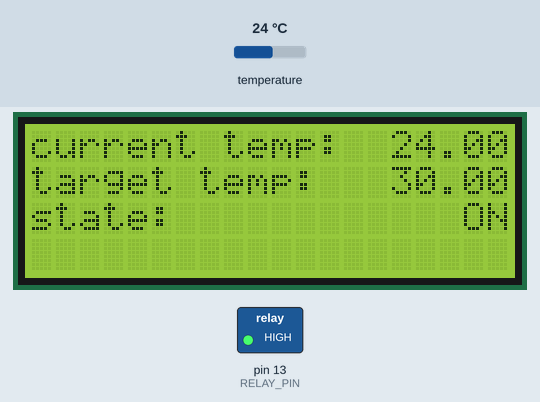
Simulated run of this sketch. Board: Arduino Uno, built with avr-gcc and run on an emulated ATmega328P. Shown: 20×4 character LCD, switched loads named in the sketch (green lamp = pin HIGH). The test bench sets the inputs (shaded band); at power-on: temperature 24 °C.

Above: at 1.2 s.
1.3 s: temperature set to 12 °C
At 2.4 s:
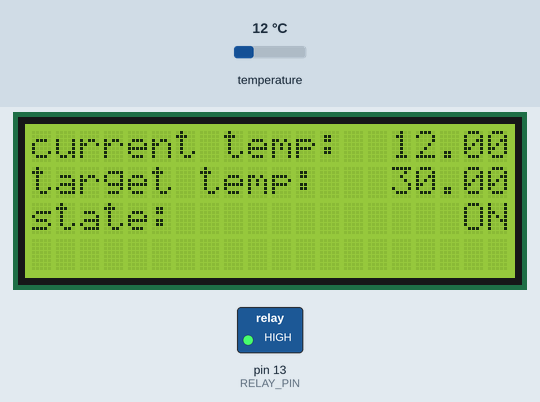
3.1 s: temperature set to 19 °C
4.6 s: temperature set to 28 °C
At 5.9 s:
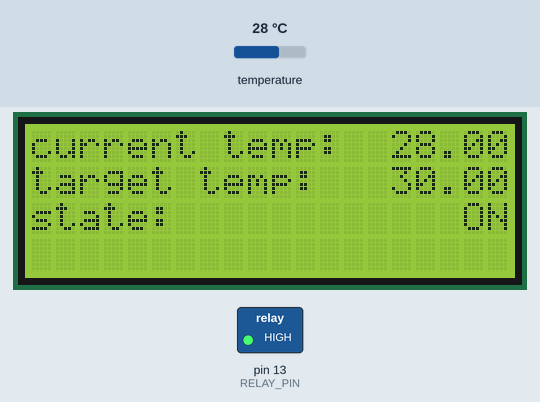
Timing chart, 0 to 7.6 s (numbered marks = the images above; inputs shaded):
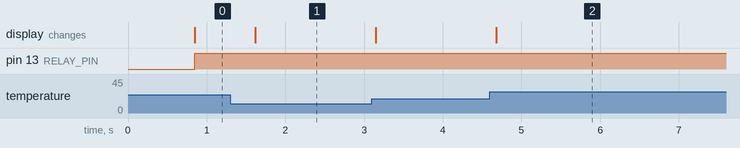

Measured:
- after the input at 1.3 s, the display: changes after 0.31 s (image 1)
- after the input at 4.6 s, the display: changes after 0.08 s (image 2)

The sketch:

arduino_temperature_control.pde
```cpp
#include <DallasTemperature.h>
#include <LiquidCrystal.h>
#include <OneWire.h>

LiquidCrystal lcd(7, 8, 9, 10, 11, 12);

OneWire oneWire(2);
DallasTemperature sensors(&oneWire);

const float TARGET_TEMP = 30.0;
const int RELAY_PIN = 13;
const float DELTA = 0.1;
const int WARM_TIME = 1;
const int ON = 1;
const int OFF = 0;
int state = OFF;
int startWarming = 0;

void setup() {
  lcd.begin(20, 4);
  lcd.print("current temp:");
  lcd.setCursor(0, 1);
  lcd.print("target temp: ");
  lcd.setCursor(15, 1);
  lcd.print(TARGET_TEMP);
  lcd.setCursor(0, 2);
  lcd.print("state:");
  lcd.setCursor(17, 2);
  lcd.print("OFF");
  sensors.begin();
  pinMode(RELAY_PIN, OUTPUT);
  digitalWrite(RELAY_PIN, LOW);
}

void loop() {
  // read current temperature
  sensors.requestTemperatures();
  float temp = sensors.getTempCByIndex(0);
  lcd.setCursor(15, 0);
  lcd.print(temp);

  // decide wether we nee to warm more
  if ((state == ON)
      && ((startWarming + WARM_TIME) < millis()/1000)) {
    digitalWrite(RELAY_PIN, LOW);
    state = OFF;
    lcd.setCursor(17, 2);
    lcd.print("OFF");
  }
  if ((state == OFF)
      && (temp < (TARGET_TEMP - DELTA))) {
    digitalWrite(RELAY_PIN, HIGH);
    startWarming = millis()/1000;
    state = ON;
    lcd.setCursor(17, 2);
    lcd.print(" ON");
  }

}
```
